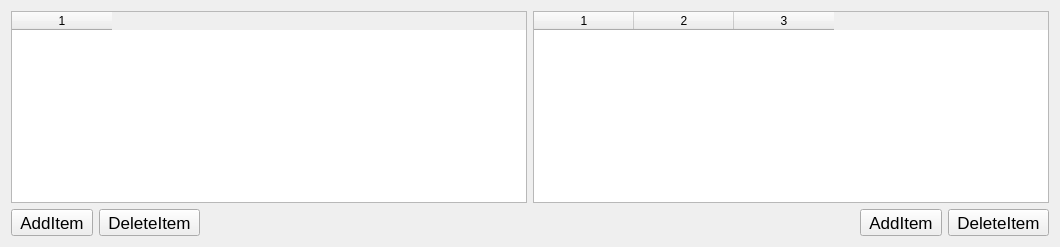
          <widget class="QWidget" name="tabDP1">
           <attribute name="title">
            <string>Add</string>
           </attribute>
           <layout class="QGridLayout" name="gridLayout_9">
            <item row="0" column="0" colspan="5">
             <layout class="QGridLayout" name="gridLayout_dp_add">
              <item row="0" column="0">
               <widget class="QTableWidget" name="table_dp_add0">
                <property name="columnCount">
                 <number>1</number>
                </property>
                <column/>
               </widget>
              </item>
              <item row="0" column="1">
               <widget class="QTableWidget" name="table_dp_add">
                <property name="columnCount">
                 <number>3</number>
                </property>
                <column/>
                <column/>
                <column/>
               </widget>
              </item>
             </layout>
            </item>
            <item row="1" column="0">
             <widget class="QToolButton" name="btnDPAdd_Add0">
              <property name="font">
               <font>
                <pointsize>13</pointsize>
               </font>
              </property>
              <property name="text">
               <string>AddItem</string>
              </property>
              <property name="icon">
               <iconset resource="qtocc.qrc">
                <normaloff>:/icon/add.png</normaloff>:/icon/add.png</iconset>
              </property>
              <property name="iconSize">
               <size>
                <width>20</width>
                <height>20</height>
               </size>
              </property>
             </widget>
            </item>
            <item row="1" column="1">
             <widget class="QToolButton" name="btnDPAdd_Del0">
              <property name="font">
               <font>
                <pointsize>13</pointsize>
               </font>
              </property>
              <property name="text">
               <string>DeleteItem</string>
              </property>
              <property name="icon">
               <iconset resource="qtocc.qrc">
                <normaloff>:/icon/del.png</normaloff>:/icon/del.png</iconset>
              </property>
              <property name="iconSize">
               <size>
                <width>20</width>
                <height>20</height>
               </size>
              </property>
              <property name="shortcut">
               <string>Del</string>
              </property>
             </widget>
            </item>
            <item row="1" column="2">
             <spacer name="horizontalSpacer_5">
              <property name="orientation">
               <enum>Qt::Horizontal</enum>
              </property>
              <property name="sizeHint" stdset="0">
               <size>
                <width>648</width>
                <height>20</height>
               </size>
              </property>
             </spacer>
            </item>
            <item row="1" column="3">
             <widget class="QToolButton" name="btnDPAdd_Add">
              <property name="font">
               <font>
                <pointsize>13</pointsize>
               </font>
              </property>
              <property name="toolTip">
               <string/>
              </property>
              <property name="text">
               <string>AddItem</string>
              </property>
              <property name="icon">
               <iconset resource="qtocc.qrc">
                <normaloff>:/icon/add.png</normaloff>:/icon/add.png</iconset>
              </property>
              <property name="iconSize">
               <size>
                <width>20</width>
                <height>20</height>
               </size>
              </property>
             </widget>
            </item>
            <item row="1" column="4">
             <widget class="QToolButton" name="btnDPAdd_Del">
              <property name="font">
               <font>
                <pointsize>13</pointsize>
               </font>
              </property>
              <property name="text">
               <string>DeleteItem</string>
              </property>
              <property name="icon">
               <iconset resource="qtocc.qrc">
                <normaloff>:/icon/del.png</normaloff>:/icon/del.png</iconset>
              </property>
              <property name="iconSize">
               <size>
                <width>20</width>
                <height>20</height>
               </size>
              </property>
              <property name="shortcut">
               <string>Ctrl+Del</string>
              </property>
             </widget>
            </item>
           </layout>
          </widget>
